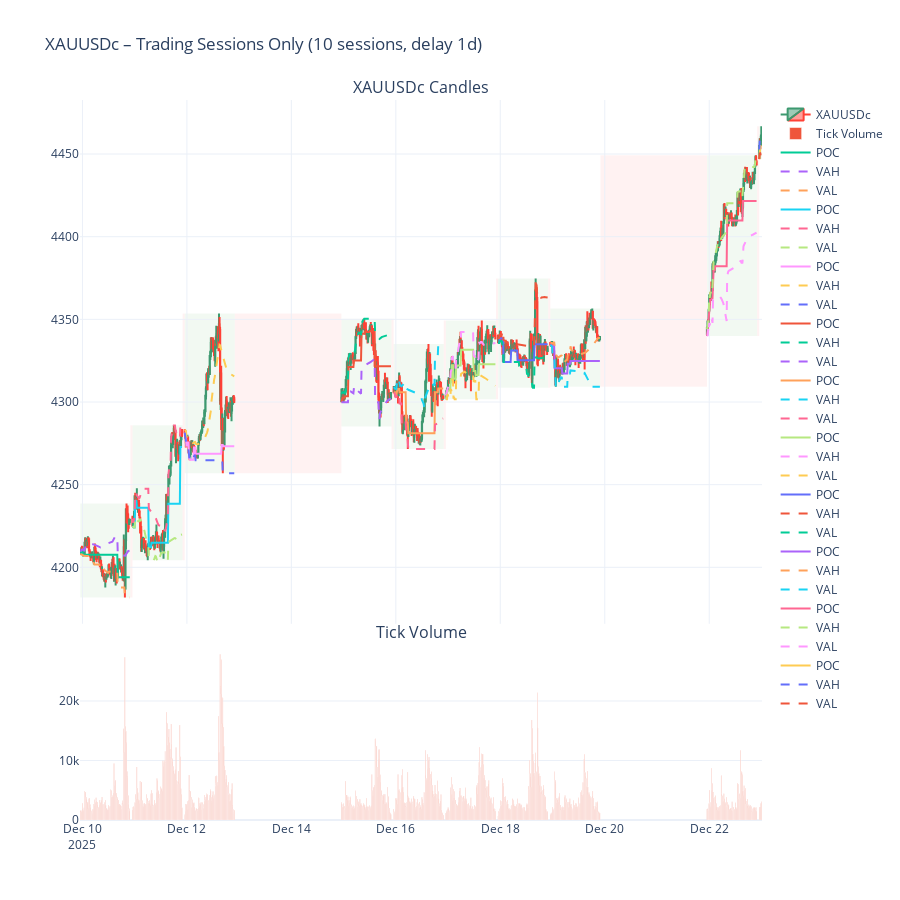

Here is the notebook cell this chart was saved with:
### Code cell
import MetaTrader5 as mt5
import pandas as pd
import pytz
from datetime import datetime, timedelta
from plotly.subplots import make_subplots
import plotly.graph_objects as go
import numpy as np

# -------------------------------------------------
# PARAMETERS
# -------------------------------------------------
symbol = "XAUUSDc"
timeframe = mt5.TIMEFRAME_M15
lookback_days = 10             # NUMBER OF TRADING SESSIONS
delay_days = 1
utc_timezone = pytz.UTC
value_area_pct = 0.7

# -------------------------------------------------
# HELPER: Convert MT5 timeframe to timedelta
# -------------------------------------------------
def timeframe_to_timedelta(tf):
    mapping = {
        mt5.TIMEFRAME_M1: timedelta(minutes=1),
        mt5.TIMEFRAME_M2: timedelta(minutes=2),
        mt5.TIMEFRAME_M3: timedelta(minutes=3),
        mt5.TIMEFRAME_M4: timedelta(minutes=4),
        mt5.TIMEFRAME_M5: timedelta(minutes=5),
        mt5.TIMEFRAME_M6: timedelta(minutes=6),
        mt5.TIMEFRAME_M10: timedelta(minutes=10),
        mt5.TIMEFRAME_M12: timedelta(minutes=12),
        mt5.TIMEFRAME_M15: timedelta(minutes=15),
        mt5.TIMEFRAME_M20: timedelta(minutes=20),
        mt5.TIMEFRAME_M30: timedelta(minutes=30),
        mt5.TIMEFRAME_H1: timedelta(hours=1),
        mt5.TIMEFRAME_H2: timedelta(hours=2),
        mt5.TIMEFRAME_H3: timedelta(hours=3),
        mt5.TIMEFRAME_H4: timedelta(hours=4),
        mt5.TIMEFRAME_H6: timedelta(hours=6),
        mt5.TIMEFRAME_H8: timedelta(hours=8),
        mt5.TIMEFRAME_H12: timedelta(hours=12),
        mt5.TIMEFRAME_D1: timedelta(days=1),
        mt5.TIMEFRAME_W1: timedelta(weeks=1),
        mt5.TIMEFRAME_MN1: timedelta(days=30),
    }
    return mapping.get(tf, timedelta(hours=1))

# -------------------------------------------------
# INITIALIZE MT5
# -------------------------------------------------
if not mt5.initialize():
    raise RuntimeError(mt5.last_error())

if not mt5.symbol_select(symbol, True):
    mt5.shutdown()
    raise RuntimeError(f"Symbol not available: {symbol}")

# -------------------------------------------------
# FETCH DATA (TRADING-DAY AWARE)
# -------------------------------------------------
utc_end = datetime.now(utc_timezone).replace(
    hour=0, minute=0, second=0, microsecond=0
) - timedelta(days=delay_days)

raw_from = utc_end - timedelta(days=lookback_days * 3)

rates = mt5.copy_rates_range(symbol, timeframe, raw_from, utc_end)
mt5.shutdown()

if rates is None or len(rates) == 0:
    raise RuntimeError("No data returned from MT5")

df = pd.DataFrame(rates)
df["time"] = pd.to_datetime(df["time"], unit="s", utc=True)
df.set_index("time", inplace=True)
df.sort_index(inplace=True)

# -------------------------------------------------
# DETECT TRADING SESSIONS
# -------------------------------------------------
candle_delta = timeframe_to_timedelta(timeframe)
df["gap"] = df.index.to_series().diff() > candle_delta
df["session"] = df["gap"].cumsum()

# KEEP ONLY LAST N TRADING SESSIONS
last_sessions = df["session"].unique()[-lookback_days:]
df = df[df["session"].isin(last_sessions)]

# -------------------------------------------------
# BUILD SESSION + GAP STRUCTURES
# -------------------------------------------------
trading_sessions = []
non_trading_gaps = []

for _, group in df.groupby("session"):
    trading_sessions.append({
        "x0": group.index.min(),
        "x1": group.index.max() + candle_delta,
        "y0": group["low"].min(),
        "y1": group["high"].max(),
        "df": group
    })

for i in range(len(trading_sessions) - 1):
    gap_start = trading_sessions[i]["x1"]
    gap_end = trading_sessions[i + 1]["x0"]
    if gap_start < gap_end:
        non_trading_gaps.append({
            "x0": gap_start,
            "x1": gap_end,
            "y0": min(trading_sessions[i]["y0"], trading_sessions[i + 1]["y0"]),
            "y1": max(trading_sessions[i]["y1"], trading_sessions[i + 1]["y1"])
        })

# -------------------------------------------------
# PLOTLY FIGURE
# -------------------------------------------------
fig = make_subplots(
    rows=2,
    cols=1,
    shared_xaxes=True,
    vertical_spacing=0.03,
    row_heights=[0.75, 0.25],
    subplot_titles=(f"{symbol} Candles", "Tick Volume")
)

fig.add_trace(
    go.Candlestick(
        x=df.index,
        open=df["open"],
        high=df["high"],
        low=df["low"],
        close=df["close"],
        name=symbol
    ),
    row=1,
    col=1
)

fig.add_trace(
    go.Bar(
        x=df.index,
        y=df["tick_volume"],
        name="Tick Volume"
    ),
    row=2,
    col=1
)

# -------------------------------------------------
# SESSION VISUALS
# -------------------------------------------------
for session in trading_sessions:
    fig.add_shape(
        type="rect",
        x0=session["x0"],
        x1=session["x1"],
        y0=session["y0"],
        y1=session["y1"],
        fillcolor="green",
        opacity=0.05,
        line=dict(width=0),
        layer="below"
    )

for gap in non_trading_gaps:
    fig.add_shape(
        type="rect",
        x0=gap["x0"],
        x1=gap["x1"],
        y0=gap["y0"],
        y1=gap["y1"],
        fillcolor="red",
        opacity=0.05,
        line=dict(width=0),
        layer="below"
    )

# -------------------------------------------------
# DEVELOPING POC / VAH / VAL
# -------------------------------------------------
for session in trading_sessions:
    sess_df = session["df"]
    cumulative_volume = {}

    poc_prices, vah_prices, val_prices, times = [], [], [], []

    for t, row in sess_df.iterrows():
        prices = np.arange(row["low"], row["high"] + 0.01, 0.25)
        vol = row["tick_volume"] / max(len(prices), 1)

        for p in prices:
            p = round(p, 2)
            cumulative_volume[p] = cumulative_volume.get(p, 0) + vol

        levels = np.array(sorted(cumulative_volume))
        vols = np.array([cumulative_volume[p] for p in levels])

        poc_idx = np.argmax(vols)
        poc_price = levels[poc_idx]

        target = vols.sum() * value_area_pct
        cum = vols[poc_idx]
        lo = hi = poc_idx

        while cum < target:
            if lo > 0:
                lo -= 1
                cum += vols[lo]
            if hi < len(vols) - 1:
                hi += 1
                cum += vols[hi]

        poc_prices.append(poc_price)
        vah_prices.append(levels[hi])
        val_prices.append(levels[lo])
        times.append(t)

    fig.add_trace(go.Scatter(x=times, y=poc_prices, mode="lines", line=dict(width=2), name="POC"), row=1, col=1)
    fig.add_trace(go.Scatter(x=times, y=vah_prices, mode="lines", line=dict(dash="dash"), name="VAH"), row=1, col=1)
    fig.add_trace(go.Scatter(x=times, y=val_prices, mode="lines", line=dict(dash="dash"), name="VAL"), row=1, col=1)

# -------------------------------------------------
# LAYOUT
# -------------------------------------------------
fig.update_layout(
    title=f"{symbol} – Trading Sessions Only ({lookback_days} sessions, delay {delay_days}d)",
    height=900,
    xaxis_rangeslider_visible=False,
    template="plotly_white"
)

fig.show()
